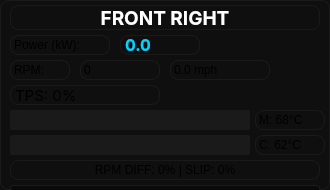
     <widget class="QFrame" name="motor2Frame">
      <property name="geometry">
       <rect>
        <x>347</x>
        <y>170</y>
        <width>330</width>
        <height>190</height>
       </rect>
      </property>
      <property name="styleSheet">
       <string notr="true">QFrame {
    background: #0f0f0f;
    border: 1px solid #1a1a1a;
    border-radius: 8px;
}</string>
      </property>
      <widget class="QLabel" name="motor2Label">
       <property name="geometry">
        <rect>
         <x>10</x>
         <y>5</y>
         <width>310</width>
         <height>25</height>
        </rect>
       </property>
       <property name="font">
        <font>
         <family>-apple-system</family>
         <pointsize>14</pointsize>
         <bold>true</bold>
        </font>
       </property>
       <property name="styleSheet">
        <string notr="true">color: #ffffff;</string>
       </property>
       <property name="text">
        <string>FRONT RIGHT</string>
       </property>
       <property name="alignment">
        <set>Qt::AlignCenter</set>
       </property>
      </widget>
      <widget class="QLabel" name="motor2PowerLabel">
       <property name="geometry">
        <rect>
         <x>10</x>
         <y>35</y>
         <width>100</width>
         <height>20</height>
        </rect>
       </property>
       <property name="text">
        <string>Power (kW):</string>
       </property>
      </widget>
      <widget class="QLabel" name="motor2PowerValue">
       <property name="geometry">
        <rect>
         <x>120</x>
         <y>35</y>
         <width>80</width>
         <height>20</height>
        </rect>
       </property>
       <property name="font">
        <font>
         <family>-apple-system</family>
         <pointsize>12</pointsize>
         <bold>true</bold>
        </font>
       </property>
       <property name="styleSheet">
        <string notr="true">color: #00d4ff;</string>
       </property>
       <property name="text">
        <string>0.0</string>
       </property>
      </widget>
      <widget class="QLabel" name="motor2RPMLabel">
       <property name="geometry">
        <rect>
         <x>10</x>
         <y>60</y>
         <width>60</width>
         <height>20</height>
        </rect>
       </property>
       <property name="text">
        <string>RPM:</string>
       </property>
      </widget>
      <widget class="QLabel" name="motor2RPMValue">
       <property name="geometry">
        <rect>
         <x>80</x>
         <y>60</y>
         <width>80</width>
         <height>20</height>
        </rect>
       </property>
       <property name="text">
        <string>0</string>
       </property>
      </widget>
      <widget class="QLabel" name="motor2MPHLabel">
       <property name="geometry">
        <rect>
         <x>170</x>
         <y>60</y>
         <width>100</width>
         <height>20</height>
        </rect>
       </property>
       <property name="text">
        <string>0.0 mph</string>
       </property>
      </widget>
      <widget class="QLabel" name="motor2TPSValue">
       <property name="geometry">
        <rect>
         <x>10</x>
         <y>85</y>
         <width>150</width>
         <height>20</height>
        </rect>
       </property>
       <property name="font">
        <font>
         <family>-apple-system</family>
         <pointsize>11</pointsize>
        </font>
       </property>
       <property name="text">
        <string>TPS: 0%</string>
       </property>
      </widget>
      <widget class="QProgressBar" name="motor2MotorTemp">
       <property name="geometry">
        <rect>
         <x>10</x>
         <y>110</y>
         <width>240</width>
         <height>20</height>
        </rect>
       </property>
       <property name="styleSheet">
        <string notr="true">QProgressBar {
    border: none;
    background-color: #1a1a1a;
    border-radius: 2px;
}
QProgressBar::chunk {
    background: qlineargradient(x1:0, y1:0, x2:1, y2:0,
        stop:0 #0088ff, stop:0.5 #ffaa00, stop:1 #ff4444);
    border-radius: 2px;
}</string>
       </property>
       <property name="maximum">
        <number>150</number>
       </property>
       <property name="value">
        <number>68</number>
       </property>
       <property name="textVisible">
        <bool>false</bool>
       </property>
      </widget>
      <widget class="QLabel" name="motor2MotorTempLabel">
       <property name="geometry">
        <rect>
         <x>255</x>
         <y>110</y>
         <width>70</width>
         <height>20</height>
        </rect>
       </property>
       <property name="text">
        <string>M: 68°C</string>
       </property>
      </widget>
      <widget class="QProgressBar" name="motor2ControllerTemp">
       <property name="geometry">
        <rect>
         <x>10</x>
         <y>135</y>
         <width>240</width>
         <height>20</height>
        </rect>
       </property>
       <property name="styleSheet">
        <string notr="true">QProgressBar {
    border: none;
    background-color: #1a1a1a;
    border-radius: 2px;
}
QProgressBar::chunk {
    background: qlineargradient(x1:0, y1:0, x2:1, y2:0,
        stop:0 #0088ff, stop:0.5 #ffaa00, stop:1 #ff4444);
    border-radius: 2px;
}</string>
       </property>
       <property name="maximum">
        <number>150</number>
       </property>
       <property name="value">
        <number>62</number>
       </property>
       <property name="textVisible">
        <bool>false</bool>
       </property>
      </widget>
      <widget class="QLabel" name="motor2ControllerTempLabel">
       <property name="geometry">
        <rect>
         <x>255</x>
         <y>135</y>
         <width>70</width>
         <height>20</height>
        </rect>
       </property>
       <property name="text">
        <string>C: 62°C</string>
       </property>
      </widget>
      <widget class="QLabel" name="motor2SlipLabel">
       <property name="geometry">
        <rect>
         <x>10</x>
         <y>160</y>
         <width>310</width>
         <height>20</height>
        </rect>
       </property>
       <property name="text">
        <string>RPM DIFF: 0% | SLIP: 0%</string>
       </property>
       <property name="alignment">
        <set>Qt::AlignCenter</set>
       </property>
      </widget>
      <widget class="QLabel" name="motor2TractionLabel">
       <property name="geometry">
        <rect>
         <x>10</x>
         <y>185</y>
         <width>310</width>
         <height>25</height>
        </rect>
       </property>
       <property name="styleSheet">
        <string notr="true">color: #00ff88;
background: #0a0a0a;
padding: 2px;
border-radius: 3px;</string>
       </property>
       <property name="text">
        <string>TRACTION: OK</string>
       </property>
       <property name="alignment">
        <set>Qt::AlignCenter</set>
       </property>
      </widget>
     </widget>
